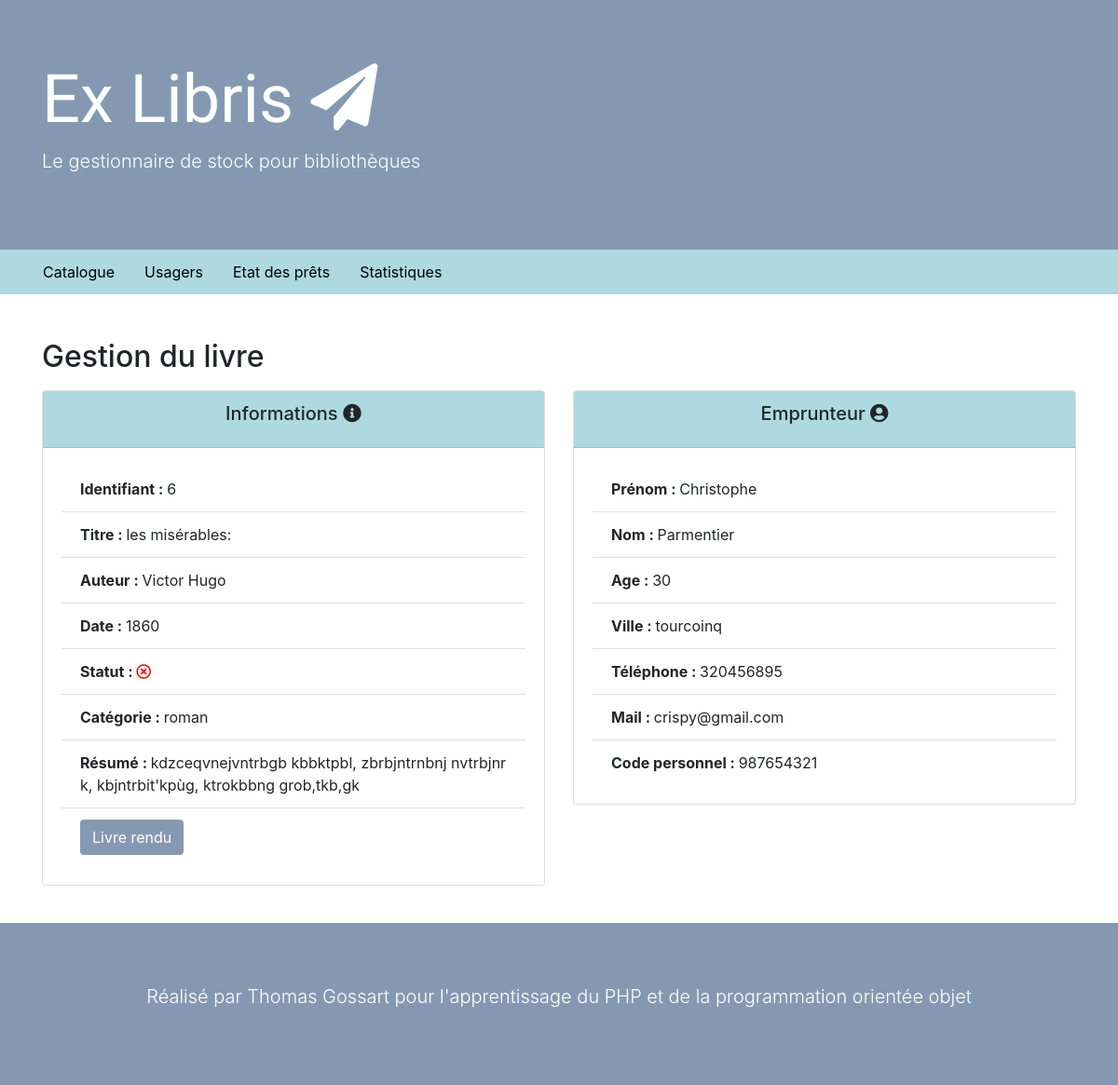
/controllers/book.php?book=6, run on the app's committed database.
### tables this page shows
CREATE TABLE `book` (
  `b_id` int(11) NOT NULL,
  `title` varchar(255) NOT NULL,
  `author` varchar(255) NOT NULL,
  `summary` text NOT NULL,
  `releaseDate` int(4) NOT NULL,
  `status` tinyint(4) NOT NULL,
  `user` int(11) DEFAULT NULL,
  `category` varchar(100) NOT NULL
);

CREATE TABLE `user` (
  `u_id` int(11) NOT NULL,
  `firstName` varchar(255) NOT NULL,
  `lastName` varchar(255) NOT NULL,
  `age` int(11) NOT NULL,
  `city` varchar(255) NOT NULL,
  `phone` int(11) NOT NULL,
  `mail` varchar(255) NOT NULL,
  `personnalCode` varchar(255) NOT NULL
);

### controllers/book.php (called while the page is built, shortened)
<?php
$bookManager = new BookManager();
$book = false;
if(isset($_GET["book"]) && !empty($_GET["book"])) {
  $book = $bookManager->getBookAndUser($_GET["book"]);
}
else {
  $message = "Hum bizare, il semble que vous n'avez pas sélectionné de livre";
}
include "../views/bookView.php";
 ?>

### model/Database.php (called while the page is built, shortened)
<?php
class Database
{
static public function BD() {
  $db = new PDO("mysql:host=" . self::HOST .";dbname=" . self::NAME , self::LOGIN, self::PASSWORD);
  return $db;
}
}
 ?>

### model/BookManager.php (called while the page is built, shortened)
<?php
class BookManager {
  private $_db;
  public function __construct() {
    $this->_db = Database::BD();
  }
    public function getBookAndUser($id) {
      $query = $this->_db->prepare("SELECT
        b.b_id, b.title, b.author, b.summary, b.releaseDate, b.status, b.category,
        u.firstName, u.lastName, u.age, u.city, u.phone, u.mail, u.personnalCode
        FROM book AS b
        LEFT JOIN user AS u
        ON b.user = u.personnalCode
        WHERE b.b_id = ?");
      $query->execute([$id]);
      $data = $query->fetch(PDO::FETCH_ASSOC);
      $book = new Book($data);
      $user = new User($data);
      $book->setUser($user);
      return $book;
    }
}
 ?>

### services/Hydrator.php (called while the page is built, shortened)
<?php
trait Hydrator {
  public function hydrate($data = false) {
    if($data && is_array($data)) {
      foreach ($data as $key => $value) {
        $method = "set" . ucfirst($key);
      }
    }
  }
}
 ?>

### entity/User.php (called while the page is built, shortened)
<?php
class User {
  protected $firstName;
  protected $lastName;
  protected $age;
  protected $city;
  protected $phone;
  protected $mail;
  protected $personnalCode;
  public function setFirstName($firstName) {
    $this->firstName = $firstName;
  }
  public function getFirstName() {
    return $this->firstName;
  }
  public function setLastName($lastName) {
    $this->lastName = $lastName;
  }
  public function getLastName() {
    return $this->lastName;
  }
  public function setAge($age) {
    $this->age = $age;
  }
  public function getAge() {
    return $this->age;
  }
  public function setCity($city) {
    $this->city = $city;
  }
  public function getCity() {
    return $this->city;
  }
  public function setPhone($phone) {
    $this->phone = $phone;
  }
  public function getPhone() {
    return $this->phone;
  }
  public function setMail($mail) {
    $this->mail = $mail;
  }
  public function getMail() {
    return $this->mail;
  }
  public function setPersonnalCode($personnalCode) {
    $this->personnalCode = $personnalCode;
  }
  public function getPersonnalCode() {
    return $this->personnalCode;
  }
}
?>

### views/bookView.php (the view)
<?php
  include("template/header.php")
 ?>
<h2 class="mb-3">Gestion du livre</h2>
<?php
if($book) {
  ?>
  <div class="row">
      <div class="col-6">
        <div class="card mb-3">
          <div class="card-header bgBlue text-center">
            <h5 class="card-title">Informations <i class="fas fa-info-circle"></i></h5>
          </div>
          <div class="card-body">
            <ul class="list-group list-group-flush">
              <li class='list-group-item'><span class="font-weight-bold">Identifiant : </span><?php echo $book->getB_id(); ?></li>
              <li class='list-group-item'><span class="font-weight-bold">Titre : </span><?php echo $book->getTitle() ?>:</li>
              <li class='list-group-item'><span class="font-weight-bold">Auteur : </span><?php echo $book->getAuthor() ?></li>
              <li class='list-group-item'><span class="font-weight-bold">Date : </span><?php echo $book->getReleaseDate() ?></li>
              <li class='list-group-item'><span class="font-weight-bold">Statut : </span><?php echo $book->getStatusIcon() ?></li>
              <li class='list-group-item'><span class="font-weight-bold">Catégorie : </span><?php echo $book->getCategory() ?></li>
              <li class='list-group-item'><span class="font-weight-bold">Résumé : </span><?php echo $book->getSummary() ?></li>
              <li class='list-group-item'>
                <?php
                  if($book->getStatus()) {
                    include("../views/Forms/borrowForm.php");
                    include("../views/Forms/deleteBookForm.php");
                  }
                  else {
                    include("../views/Forms/returnForm.php");
                  }
                 ?>
              </li>
            </ul>
          </div>
        </div>
      </div>
      <div class="col-6">
        <?php if($book->getUser()) { ?>
        <div class="card mb-3">
          <div class="card-header bgBlue text-center">
            <h5 class="card-title">Emprunteur <i class="fas fa-user-circle"></i></h5>
          </div>
          <div class="card-body">
            <ul class="list-group list-group-flush">
              <li class='list-group-item'><span class="font-weight-bold">Prénom : </span><?php echo $book->getUser()->getfirstName(); ?></li>
              <li class='list-group-item'><span class="font-weight-bold">Nom : </span><?php echo $book->getUser()->getlastName(); ?></li>
              <li class='list-group-item'><span class="font-weight-bold">Age : </span><?php echo $book->getUser()->getAge(); ?></li>
              <li class='list-group-item'><span class="font-weight-bold">Ville : </span><?php echo $book->getUser()->getCity(); ?></li>
              <li class='list-group-item'><span class="font-weight-bold">Téléphone : </span><?php echo $book->getUser()->getPhone(); ?></li>
              <li class='list-group-item'><span class="font-weight-bold">Mail : </span><?php echo $book->getUser()->getMail(); ?></li>
              <li class='list-group-item'><span class="font-weight-bold">Code personnel : </span><?php echo $book->getUser()->getPersonnalCode(); ?></li>
            </ul>
          </div>
        </div>
      <?php } ?>
      </div>
  </div>
<?php
}
else{
  echo $message;
}
?>
<?php
  include("template/footer.php")
 ?>

### assets/css/main.css (style rules this page uses)
html { color: #222; font-size: 1em; line-height: 1.4; }
.bgBlue { background-color: #aed9e0; }

### data on the page
book: b_id "6", title "les misérables", author "Victor Hugo", releaseDate "1860", category "roman", summary "kdzceqvnejvntrbgb kbbktpbl, zbrbjntrnbnj nvtrbjnr k, kbjntrbit'kpùg, ktrokbbng grob,tkb,gk", user.firstName "Christophe", user.lastName "Parmentier", user.age "30", user.city "tourcoinq", user.phone "320456895", user.mail "crispy@gmail.com", user.personnalCode "987654321"
